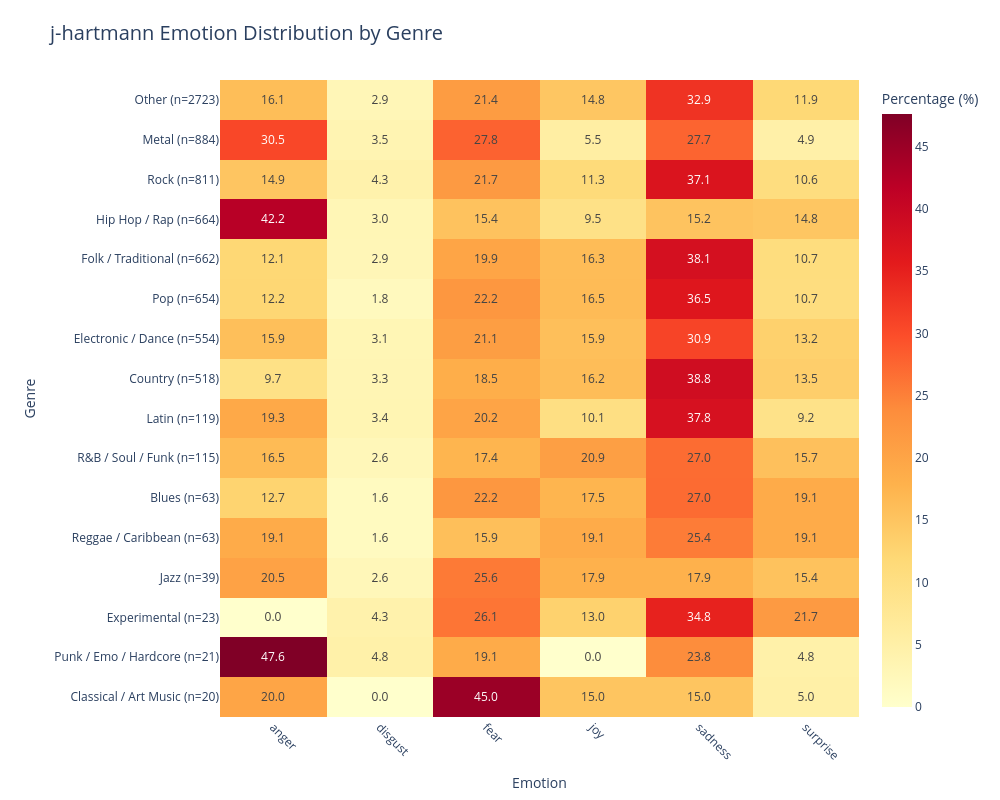

Notebook source saved alongside this figure:
### Markdown cell above
#### **4.3. Heatmap de sentimientos por género - Modelo J-hartmann**

Este mapa de calor visualiza la distribución porcentual de las siete emociones del modelo j-hartmann en cada género musical. Las celdas muestran el porcentaje exacto y utilizan una escala de colores cálidos donde los tonos más oscuros o intensos indican una mayor presencia emocional. Esta representación gráfica permite identificar de un solo vistazo qué emociones dominan en cada estilo y descubrir patrones clave en las letras.

### Code cell
# 4. j-hartmann heatmap by genre

pio.renderers.default = "vscode"

# Prepare data
plot_data = genre_jhartmann_final.copy()

MIN_SONGS = 1

plot_data = plot_data[plot_data["n_canciones"] >= MIN_SONGS].copy()

plot_data = plot_data.sort_values("n_canciones", ascending=False)

plot_data["genre_label"] = (
    plot_data["genre_clean"] + " (n=" + plot_data["n_canciones"].astype(str) + ")"
)

jhartmann_emotions = [
    "anger",
    "disgust",
    "fear",
    "joy",
    "sadness",
    "surprise"
]

jhartmann_pct_cols = [f"pct_jhartmann_{emotion}" for emotion in jhartmann_emotions]

for col in jhartmann_pct_cols:
    if col not in plot_data.columns:
        plot_data[col] = 0.0

heatmap_data = plot_data.set_index("genre_label")[jhartmann_pct_cols].copy()
heatmap_data.columns = jhartmann_emotions


# Mostrar con Plotly

fig_plotly = px.imshow(
    heatmap_data,
    text_auto=".1f",
    aspect="auto",
    color_continuous_scale="YlOrRd",
    title="j-hartmann Emotion Distribution by Genre",
    labels={
        "x": "Emotion",
        "y": "Genre",
        "color": "Percentage (%)"
    }
)

fig_plotly.update_layout(
    width=1000,
    height=800,
    title=dict(font=dict(size=20)),
    margin=dict(l=220, r=80, t=80, b=80)
)

fig_plotly.update_xaxes(
    tickangle=45
)

fig_plotly.show()

### Figure 1 — Plotly figure (JSON) as saved in the notebook; plotly's stock layout.template omitted (floating-point values rounded to 4 significant figures)
{"data": [{"coloraxis": "coloraxis", "hovertemplate": "Emotion: %{x}<br>Genre: %{y}<br>Percentage (%): %{z}<extra></extra>", "name": "0", "texttemplate": "%{z:.1f}", "type": "heatmap", "x": ["anger", "disgust", "fear", "joy", "sadness", "surprise"], "xaxis": "x", "y": ["Other (n=2723)", "Metal (n=884)", "Rock (n=811)", "Hip Hop / Rap (n=664)", "Folk / Traditional (n=662)", "Pop (n=654)", "Electronic / Dance (n=554)", "Country (n=518)", "Latin (n=119)", "R&B / Soul / Funk (n=115)", "Blues (n=63)", "Reggae / Caribbean (n=63)", "Jazz (n=39)", "Experimental (n=23)", "Punk / Emo / Hardcore (n=21)", "Classical / Art Music (n=20)"], "yaxis": "y", "z": [[16.09, 2.86, 21.45, 14.76, 32.9, 11.94], [30.54, 3.51, 27.83, 5.54, 27.71, 4.86], [14.92, 4.32, 21.7, 11.34, 37.11, 10.6], [42.17, 3.01, 15.36, 9.49, 15.21, 14.76], [12.08, 2.87, 19.94, 16.31, 38.07, 10.73], [12.23, 1.83, 22.17, 16.51, 36.54, 10.7], [15.88, 3.07, 21.12, 15.88, 30.87, 13.18], [9.65, 3.28, 18.53, 16.22, 38.8, 13.51], [19.33, 3.36, 20.17, 10.08, 37.82, 9.24], [16.52, 2.61, 17.39, 20.87, 26.96, 15.65], [12.7, 1.59, 22.22, 17.46, 26.98, 19.05], [19.05, 1.59, 15.87, 19.05, 25.4, 19.05], [20.51, 2.56, 25.64, 17.95, 17.95, 15.38], [0.0, 4.35, 26.09, 13.04, 34.78, 21.74], [47.62, 4.76, 19.05, 0.0, 23.81, 4.76], [20.0, 0.0, 45.0, 15.0, 15.0, 5.0]]}], "layout": {"coloraxis": {"colorbar": {"title": {"text": "Percentage (%)"}}, "colorscale": [[0, "rgb(255,255,204)"], [0.125, "rgb(255,237,160)"], [0.25, "rgb(254,217,118)"], [0.375, "rgb(254,178,76)"], [0.5, "rgb(253,141,60)"], [0.625, "rgb(252,78,42)"], [0.75, "rgb(227,26,28)"], [0.875, "rgb(189,0,38)"], [1, "rgb(128,0,38)"]]}, "height": 800, "margin": {"b": 80, "l": 220, "r": 80, "t": 80}, "title": {"font": {"size": 20}, "text": "j-hartmann Emotion Distribution by Genre"}, "width": 1000, "xaxis": {"anchor": "y", "domain": [0, 1], "tickangle": 45, "title": {"text": "Emotion"}}, "yaxis": {"anchor": "x", "autorange": "reversed", "domain": [0, 1], "title": {"text": "Genre"}}}}
